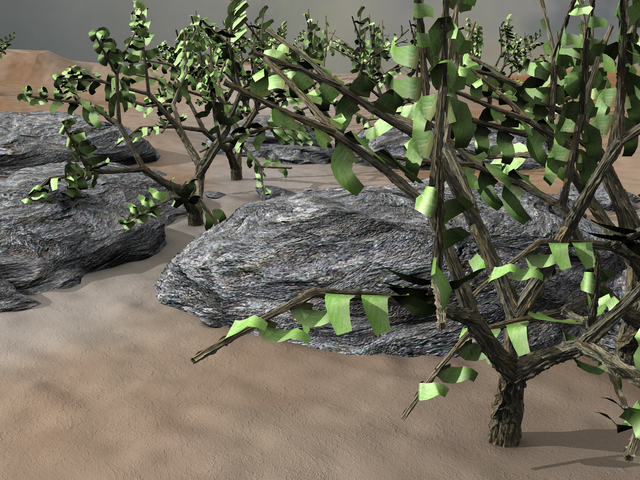
#> input picture data/Grove3/frame10.png, 640 x 480 px
$ python assign_3_group_09.py
#> lines starting #> are read from the running program, lines starting #| are printed output that depends on the picture
#
#  Assignment 3
#
#  Group 09:
#  <Sarthak Bharatbhai Gandhi> <sbgandhi@mun.ca>
#  <Foramben Hasmukhkumar Bhalsod> <fhbhalsod@mun.ca>

####################################################################################
# Imports
####################################################################################

import flowpy
import matplotlib.pyplot as plt
import cv2
import numpy as np

#####################################################################################
#  Implementation - helper functions and question wise result generators
#####################################################################################

def visualize_ground_truth(flow_file, img_1_path, img_2_path):
#> (the call stopped at in visualize_ground_truth, `flow = flowpy.flow_read(flow_file)`: flowpy is not available in this run)
#> (the call stopped at in visualize_ground_truth, `flow = flowpy.flow_read(flow_file)`: flowpy is not available in this run)
    flow = flowpy.flow_read(flow_file)
    img = flowpy.flow_to_rgb(flow)

    img1 = cv2.imread(img_1_path)
    img2 = cv2.imread(img_2_path)

    img1 = cv2.resize(img1, (img.shape[1], img.shape[0]))
    img2 = cv2.resize(img2, (img.shape[1], img.shape[0]))

    vis = np.concatenate((img1, img2, img), axis=1)

    cv2.imshow('Optical Flow Visualization', vis)
    cv2.imwrite('output_question1.png', vis)
    cv2.waitKey(0)
    cv2.destroyAllWindows()

def compute_and_visualize_optical_flow(image_path_initial, image_path_final, ground_truth_flow):
#> called with image_path_initial = 'data/Grove3/frame10.png', image_path_final = 'data/Grove3/frame11.png', ground_truth_flow = 'data/Grove3/flow10.flo'
    initial_frame = cv2.imread(image_path_initial)
#> initial_frame is the input picture: shape (480, 640, 3); mean B, G, R 87.6, 103.2, 106.2
    final_frame = cv2.imread(image_path_final)
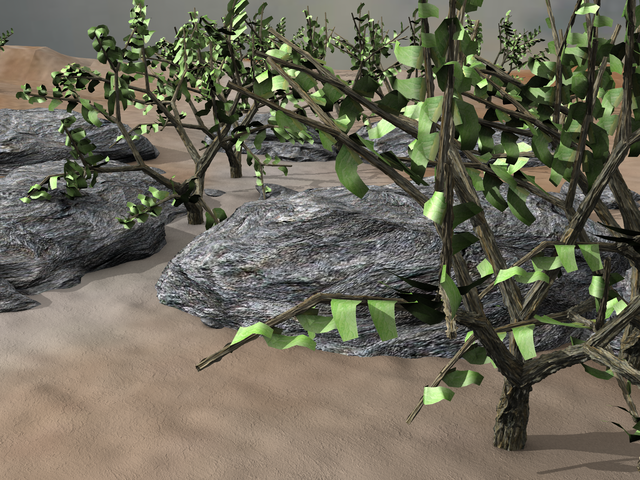
#> input picture data/Grove3/frame11.png, 640 x 480 px
#> final_frame is the input picture: shape (480, 640, 3); mean B, G, R 87.7, 103.3, 106.2

    ground_truth_flow = flowpy.flow_read(ground_truth_flow)

    b_initial, g_initial, r_initial = cv2.split(initial_frame)
    b_final, g_final, r_final = cv2.split(final_frame)

   # Compute optical flow using Farneback's algorithm for each channel

    flow_b = cv2.calcOpticalFlowFarneback(b_initial, b_final, None, 0.5, 3, 15, 3, 5, 1.2, 0)
    flow_g = cv2.calcOpticalFlowFarneback(g_initial, g_final, None, 0.5, 3, 15, 3, 5, 1.2, 0)
    flow_r = cv2.calcOpticalFlowFarneback(r_initial, r_final, None, 0.5, 3, 15, 3, 5, 1.2, 0)

    # Compute optical flow using Farneback's algorithm for green channel
    prefered_weights = [0.114, 0.587, 0.299]

    green_channel = prefered_weights[0] * b_initial + prefered_weights[1] * g_initial + prefered_weights[2] * r_initial
    green_channel_next = prefered_weights[0] * b_final + prefered_weights[1] * g_final + prefered_weights[2] * r_final

    flow_green = cv2.calcOpticalFlowFarneback(green_channel, green_channel_next, None, 0.5, 3, 15, 3, 5, 1.2, 0)
    # # Compute optical flow using Farneback's algorithm for all cases

    flow_array = {'flow_b': flow_b, 'flow_g': flow_g, 'flow_r': flow_r, 'flow_green': flow_green}

    # Calculate EPE for each flow
    epe_results = {}
    for key, flow in flow_array.items():
        epe = np.sqrt(np.sum((flow - ground_truth_flow) ** 2, axis=2))
        average_epe = np.nanmean(epe)
        epe_results[key] = average_epe
        print(f'Average EPE for {key}: {average_epe}')

        # Visualize the flow map (optional)
        hsv = np.zeros_like(initial_frame)
        hsv[..., 1] = 255

        mag, ang = cv2.cartToPolar(flow[..., 0], flow[..., 1])
        hsv[..., 0] = ang * 180 / np.pi / 2
        hsv[..., 2] = cv2.normalize(mag, None, 0, 255, cv2.NORM_MINMAX)
        rgb = cv2.cvtColor(hsv, cv2.COLOR_HSV2BGR)

        # flow_img = flowpy.flow_to_rgb(flow, convert_to_bgr=False)
        cv2.imshow(f'Flow - {key}', rgb)
        cv2.waitKey(0)
        cv2.destroyAllWindows()

# [98 lines left out: functions compute_farneback_optical_flow, warp_flow, estimate_middle_frame, compute_optical_flow_lucas_kanade, computeOpticalFlow, not called in this run]


def Q1_results():
    print('Generating results for Q1...')
    # Visualize the ground truth flow
    visualize_ground_truth('data/Grove3/flow10.flo', 'data/Grove3/frame10.png', 'data/Grove3/frame11.png')
    visualize_ground_truth('data/RubberWhale/flow10.flo', 'data/RubberWhale/frame10.png', 'data/RubberWhale/frame11.png')

def Q2_results():
    print('Generating results for Q2...')
    compute_and_visualize_optical_flow('data/Grove3/frame10.png', 'data/Grove3/frame11.png', 'data/Grove3/flow10.flo')
#> (the call stopped at in compute_and_visualize_optical_flow, `ground_truth_flow = flowpy.flow_read(ground_truth_flow)`: flowpy is not available in this run)
    compute_and_visualize_optical_flow('data/RubberWhale/frame10.png', 'data/RubberWhale/frame11.png', 'data/RubberWhale/flow10.flo')
#> call 2 of compute_and_visualize_optical_flow, with image_path_initial = 'data/RubberWhale/frame10.png', image_path_final = 'data/RubberWhale/frame11.png', ground_truth_flow = 'data/RubberWhale/flow10.flo'
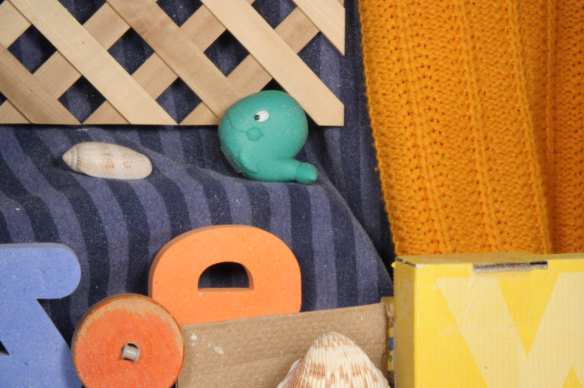
#> input picture data/RubberWhale/frame10.png, 584 x 388 px
#> in compute_and_visualize_optical_flow, initial_frame is the input picture: shape (388, 584, 3); mean B, G, R 87.1, 126.5, 164
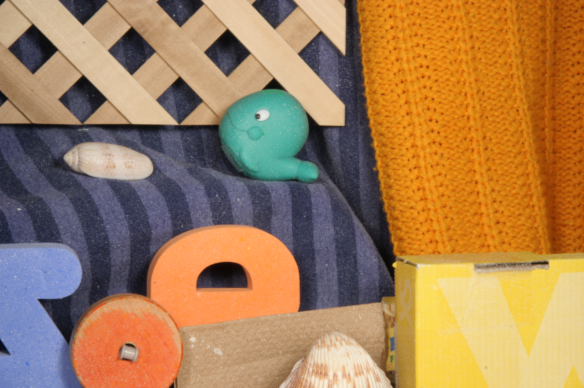
#> input picture data/RubberWhale/frame11.png, 584 x 388 px
#> in compute_and_visualize_optical_flow, final_frame is the input picture: shape (388, 584, 3); mean B, G, R 87, 126.9, 164.7
#> (the call stopped at in compute_and_visualize_optical_flow, `ground_truth_flow = flowpy.flow_read(ground_truth_flow)`: flowpy is not available in this run)

def Q3_results():
    print('Generating results for Q3...')
    compute_and_visualize_optical_flow('data/Grove3/frame11.png', 'data/Grove3/frame10.png', 'data/Grove3/flow10.flo')
#> (the call stopped at in compute_and_visualize_optical_flow, `ground_truth_flow = flowpy.flow_read(ground_truth_flow)`: flowpy is not available in this run)
    compute_and_visualize_optical_flow('data/RubberWhale/frame11.png', 'data/RubberWhale/frame10.png', 'data/RubberWhale/flow10.flo')
#> (the call stopped at in compute_and_visualize_optical_flow, `ground_truth_flow = flowpy.flow_read(ground_truth_flow)`: flowpy is not available in this run)

def Q4_results():
    print('Generating results for Q4...')
    # Estimate the middle frame using the computed optical flow

    # estimate_middle_frame('data/Grove3/frame10.png', 'data/Grove3/frame11.png', 'data/Grove3/frame10.png')
    # estimate_middle_frame('data/RubberWhale/frame10.png', 'data/RubberWhale/frame11.png', 'data/RubberWhale/frame10.png')


def Q5_results():
    print('Generating results for Q5...')
    # Estimate the middle frame using the computed optical flow
    # computeOpticalFlow('data/Grove3/frame10.png', 'data/Grove3/frame11.png', 'grove_flow10.flo')
    # computeOpticalFlow('data/RubberWhale/frame10.png', 'data/RubberWhale/frame11.png', 'rubberwhale_flow10.flo')
    # compute_optical_flow_lucas_kanade('data/Grove3/frame10.png', 'data/Grove3/frame11.png', 'grove_flow10.flo')
    # compute_optical_flow_lucas_kanade('data/RubberWhale/frame10.png', 'data/RubberWhale/frame11.png', 'rubberwhale_flow10.flo')

#########################################################################################
# Calls to generate the results
#########################################################################################
if __name__ == "__main__":
    Q1_results()
    Q2_results()
    Q3_results()
    Q4_results()
    Q5_results()


# Average EPE for RGB: 1.339880347251892
# Average EPE for Green Channel: 1.3682315349578857
# Average EPE for Grayscale: 1.339880347251892
# Average EPE for RGB: 7.498711585998535
# Average EPE for Green Channel: 7.493842124938965
# Average EPE for Grayscale: 7.498711585998535
